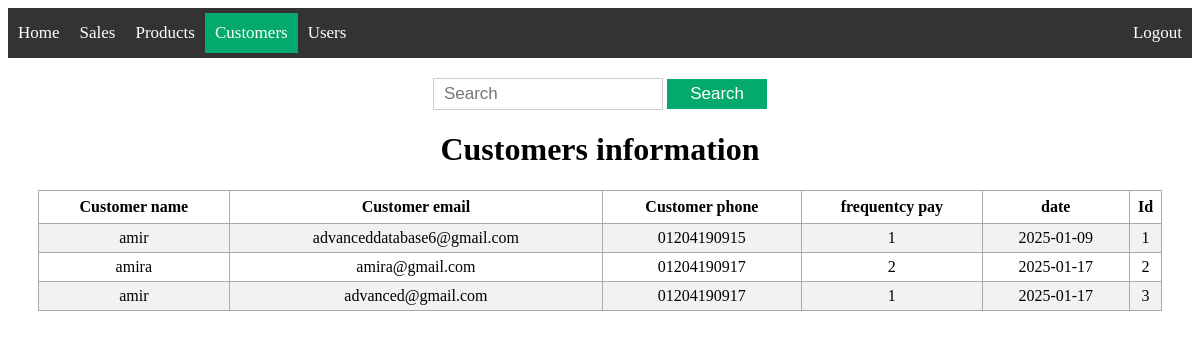
The app's page /customers/search_customer/ (signed in) with its own data.
### app/models/customer.py (models this page shows, shortened)
class Customer(db.Model):
    __tablename__ = 'customers'
    id = db.Column(db.Integer, primary_key=True)
    customer_name = db.Column(db.String(200), nullable=False)
    customer_email = db.Column(db.String(200), nullable=False)
    customer_phone = db.Column(db.String(15))
    frequentcy_pay = db.Column(db.Integer, nullable=False)
    date = db.Column(db.DateTime, default=datetime.now(pytz.UTC))

### app/customers/routes.py (the view)
@bp.route('/search_customer/', methods=['GET', 'POST'])
@roles_accepted('admin', 'editor', 'supervisor')
def search_customer():
    search = request.args.get('search', '')
    customers = get_customer(search)
    return render_template('customers/search_customer.html', customers=customers)

### app/models/customer.py (called while the page is built)
def get_customer(search):
    search_pattern = f"%{search}"
    results = Customer.query.filter(
        (Customer.id.like(search_pattern)) | (Customer.customer_name.like(search_pattern))
        | (Customer.customer_email.like(search_pattern)) | (Customer.customer_phone.like(search_pattern))
        | (Customer.date.like(search_pattern))
    ).all()
    return results

### app/templates/customers/search_customer.html (shortened to what this page needs)
{% extends 'base.html' %}
{% block content %}
<div class="content">
    <div class='search'>
        <form action="{{ url_for('customers.search_customer', search='') }}" method="get">
            <input type='text' placeholder='Search' name='search' id='search'>
            <input type='submit' value="Search">
        </form>
    </div>
    <div class="view">
        <h1 style="text-align: center;">Customers information</h1>
        {% if customers|length < 1 %}
        <h4  style="text-align: center;"> Not found !</h4>
        {% else %}
        <table>
            <tr>
                <th>Customer name</th>
                <th>Customer email</th>
                <th>Customer phone</th>
                <th>frequentcy pay</th>
                <th>date</th>
                <th>Id</th>
            </tr>
            {% for customer in customers %}
                <tr>
                    <td>{{ customer.customer_name }}</td>
                    <td>{{ customer.customer_email }}</td>
                    <td>{{ customer.customer_phone }}</td>
                    <td>{{ customer.frequentcy_pay }}</td>
                    <td>{{ customer.date.date() }}</td>
                    <td>{{ customer.id }}</td>
                </tr>
            {% endfor %}
        </table>
        {% endif %}
    </div>
</div>
{% endblock %}

### app/static/css/styles.css (style rules this page uses)
.view table, td, th { border: 1px solid #aaa; }
.view table { border-collapse: collapse; width: 95%; margin: auto; }
.view th { height: 30px; }
.view td { text-align: center; padding: 5px; }
.view tr:nth-child(even) { background-color: #f2f2f2; }
.view tr:nth-child(odd) { background-color: #ffffff; }
.content { width: 100%; }
.search { text-align: center; padding-top: 20px; }
.search form { display: inline-block; margin: 0 auto; }
.search input[type="text"] { width: 60%; height: 10px; padding: 10px; font-size: 17px; border: 1px solid #ccc; }
.search input[type="submit"] { width: 100px; height: 30px; padding: 4px 8px;; font-size: 17px; background-color: #04AA6D; color: #fff; border: none; cursor: pointer; }
.table_box th, td { padding: 10px; text-align: left; }

### records on screen
Customer: customer_name "amir", customer_email "advanceddatabase6@gmail.com", customer_phone "01204190915", frequentcy_pay "1", date "2025-01-09", id "1"
Customer: customer_name "amira", customer_email "amira@gmail.com", customer_phone "01204190917", frequentcy_pay "2", date "2025-01-17", id "2"
Customer: customer_name "amir", customer_email "advanced@gmail.com", customer_phone "01204190917", frequentcy_pay "1", date "2025-01-17", id "3"
